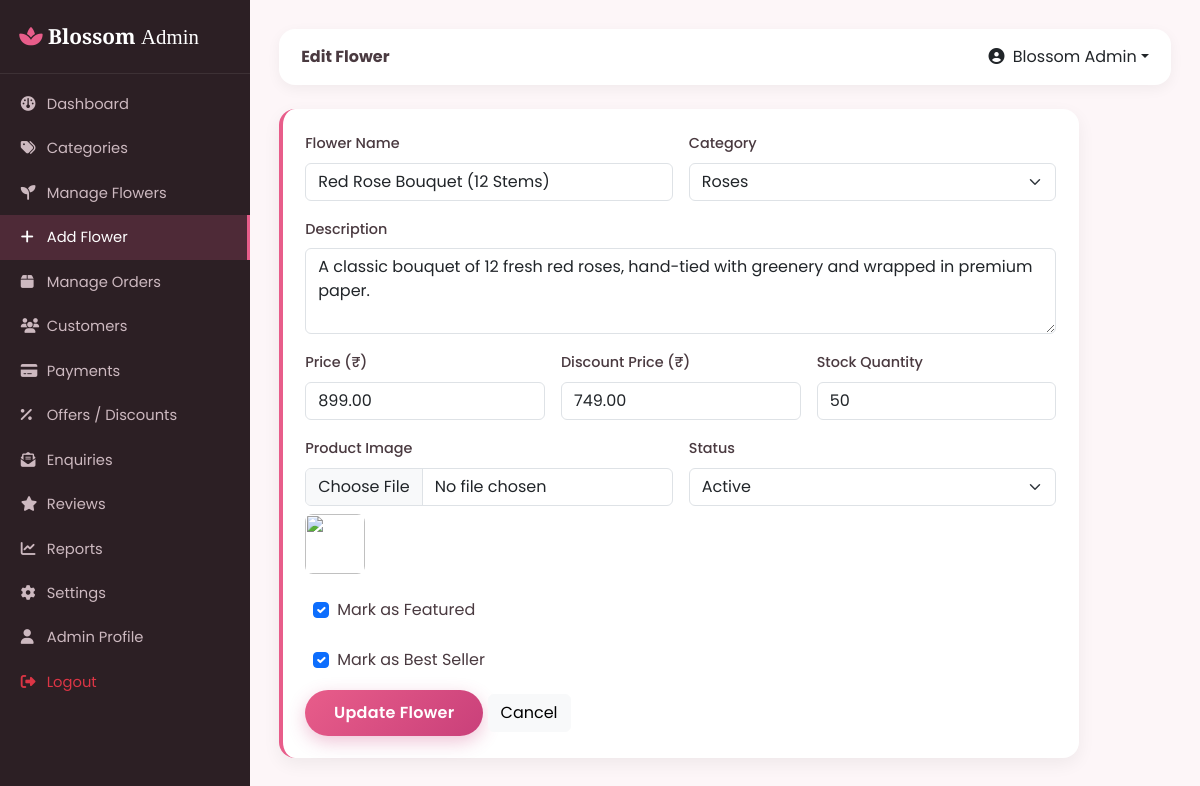
Page /admin/add-product.php?edit=1 (signed in) on the committed database.
### tables this page shows
CREATE TABLE products (
    id INT AUTO_INCREMENT PRIMARY KEY,
    category_id INT NOT NULL,
    name VARCHAR(150) NOT NULL,
    slug VARCHAR(180) NOT NULL UNIQUE,
    description TEXT,
    price DECIMAL(10,2) NOT NULL,
    discount_price DECIMAL(10,2) DEFAULT NULL,
    stock INT NOT NULL DEFAULT 0,
    image VARCHAR(255) DEFAULT NULL,
    rating DECIMAL(2,1) DEFAULT 4.5,
    is_featured TINYINT(1) DEFAULT 0,
    is_bestseller TINYINT(1) DEFAULT 0,
    status ENUM('active','inactive') DEFAULT 'active',
    created_at TIMESTAMP DEFAULT CURRENT_TIMESTAMP,
    FOREIGN KEY (category_id) REFERENCES categories(id) ON DELETE CASCADE
);

CREATE TABLE categories (
    id INT AUTO_INCREMENT PRIMARY KEY,
    name VARCHAR(100) NOT NULL,
    slug VARCHAR(120) NOT NULL UNIQUE,
    image VARCHAR(255) DEFAULT NULL,
    description VARCHAR(255) DEFAULT NULL,
    status ENUM('active','inactive') DEFAULT 'active',
    created_at TIMESTAMP DEFAULT CURRENT_TIMESTAMP
);

### includes/functions.php (called while the page is built, shortened)
<?php
function e($str) {
    return htmlspecialchars($str ?? '', ENT_QUOTES, 'UTF-8');
}
function product_image_url($image) {
    return 'https://images.unsplash.com/photo-1490750967868-88aa4486c946?w=600&q=80';
}

### admin/add-product.php (the view, shortened to what this page needs)
<?php
require_once __DIR__ . '/../includes/auth.php';
$edit_product = null;
if (isset($_GET['edit'])) {
    $stmt = $pdo->prepare("SELECT * FROM products WHERE id=?");
    $stmt->execute([(int)$_GET['edit']]);
    $edit_product = $stmt->fetch();
}
$categories = $pdo->query("SELECT * FROM categories WHERE status='active' ORDER BY name")->fetchAll();
include __DIR__ . '/../includes/header.php';
include __DIR__ . '/includes/sidebar.php';
?>
<div class="dash-card" style="max-width:800px;">
  <form method="POST" enctype="multipart/form-data">
    <div class="row g-3">
      <div class="col-md-6">
        <label class="form-label">Flower Name</label>
        <input type="text" name="name" class="form-control" required value="<?php echo e($edit_product['name'] ?? ''); ?>">
      </div>
      <div class="col-md-6">
        <label class="form-label">Category</label>
        <select name="category_id" class="form-select" required>
          <?php foreach ($categories as $c): ?>
            <option value="<?php echo $c['id']; ?>" <?php echo (($edit_product['category_id'] ?? '')==$c['id'])?'selected':''; ?>><?php echo e($c['name']); ?></option>
          <?php endforeach; ?>
        </select>
      </div>
      <div class="col-12">
        <label class="form-label">Description</label>
        <textarea name="description" class="form-control" rows="3"><?php echo e($edit_product['description'] ?? ''); ?></textarea>
      </div>
      <div class="col-md-4">
        <label class="form-label">Price (₹)</label>
        <input type="number" step="0.01" name="price" class="form-control" required value="<?php echo e($edit_product['price'] ?? ''); ?>">
      </div>
      <div class="col-md-4">
        <label class="form-label">Discount Price (₹)</label>
        <input type="number" step="0.01" name="discount_price" class="form-control" value="<?php echo e($edit_product['discount_price'] ?? ''); ?>">
      </div>
      <div class="col-md-4">
        <label class="form-label">Stock Quantity</label>
        <input type="number" name="stock" class="form-control" required value="<?php echo e($edit_product['stock'] ?? '0'); ?>">
      </div>
      <div class="col-md-6">
        <label class="form-label">Product Image</label>
        <input type="file" name="image" class="form-control" accept="image/*">
        <?php if (!empty($edit_product['image'])): ?><img src="<?php echo product_image_url($edit_product['image']); ?>" class="mt-2" style="width:60px;height:60px;object-fit:cover;border-radius:8px;"><?php endif; ?>
      </div>
      <div class="col-md-6">
        <label class="form-label">Status</label>
        <select name="status" class="form-select">
          <option value="active" <?php echo ($edit_product['status'] ?? '')=='active'?'selected':''; ?>>Active</option>
        </select>
      </div>
      <div class="col-md-6 form-check ms-3 mt-4">
        <input type="checkbox" name="is_featured" class="form-check-input" id="isFeatured" <?php echo !empty($edit_product['is_featured'])?'checked':''; ?>>
        <label class="form-check-label" for="isFeatured">Mark as Featured</label>
      </div>
      <div class="col-md-6 form-check ms-3 mt-4">
        <input type="checkbox" name="is_bestseller" class="form-check-input" id="isBestseller" <?php echo !empty($edit_product['is_bestseller'])?'checked':''; ?>>
        <label class="form-check-label" for="isBestseller">Mark as Best Seller</label>
      </div>
      <div class="col-12 mt-3">
        <button type="submit" class="btn btn-bloom"><?php echo $edit_product ? 'Update Flower' : 'Add Flower'; ?></button>
        <a href="<?php echo BASE_URL; ?>admin/products.php" class="btn btn-light">Cancel</a>
      </div>
    </div>
  </form>
</div>
<?php include __DIR__ . '/includes/footer.php'; ?>

### assets/css/style.css (style rules this page uses)
:root { --bfs-pink: #e85d8a; --bfs-pink-dark: #c9407a; --bfs-pink-light: #ffe4ee; --bfs-pink-pale: #fff5f8; --bfs-gold: #f4c95d; --bfs-green: #4caf7d; --bfs-text: #4a3a40; --bfs-muted: #8a7680; --bfs-radius: 16px; --bfs-radius-sm: 10px; --bfs-shadow: 0 10px 30px rgba(232, 93, 138, 0.12); }
* { box-sizing: border-box; }
body { font-family: 'Poppins', 'Segoe UI', sans-serif; color: var(--bfs-text); background-color: #fffafc; }
a { text-decoration: none; }
.btn-bloom { background: linear-gradient(135deg, var(--bfs-pink), var(--bfs-pink-dark)); border: none; color: #fff; padding: 0.7rem 1.8rem; border-radius: 50px; font-weight: 600; letter-spacing: 0.3px; transition: all 0.25s ease; box-shadow: 0 6px 18px rgba(201, 64, 122, 0.3); }
.dash-card { background: #fff; border-radius: var(--bfs-radius); padding: 1.4rem; box-shadow: 0 6px 18px rgba(0,0,0,0.06); border-left: 4px solid var(--bfs-pink); }
.form-label { font-weight: 500; font-size: 0.9rem; }

### rows in the picture
products: name "Red Rose Bouquet (12 Stems)", category_id "Roses", description "A classic bouquet of 12 fresh red roses, hand-tied with greenery and wrapped in premium paper.", price "899.00", discount_price "749.00", stock "50", status "Active", is_featured "☑", is_bestseller "☑"

### other values in the picture
$page_title "Edit Flower"
$_SESSION['admin_name'] "Blossom Admin"
